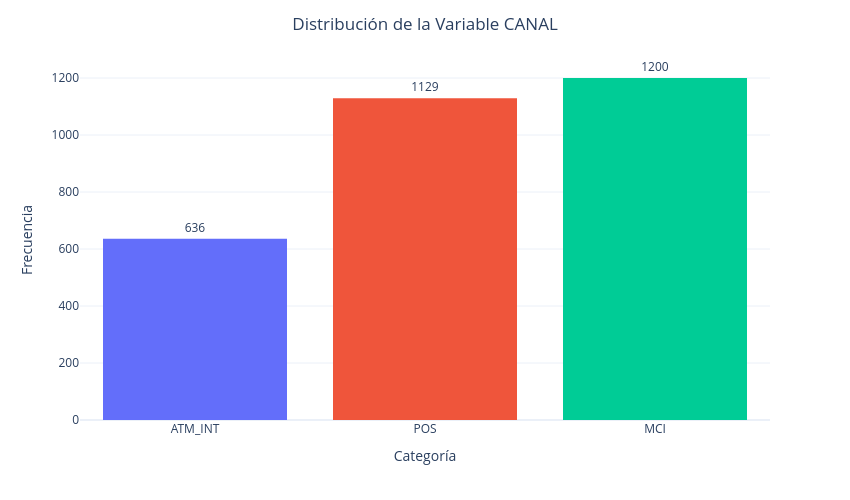

Source (notebook cell):
### Markdown cell above
### Gráfico de Barras

### Code cell
#========================================#
# Distribución de la variable categórica #
#========================================#

fig = px.histogram(
    data,
    x='CANAL',
    color='CANAL',
    text_auto='.2s'
)

total = len(data)

fig.update_traces(
    texttemplate='%{y}',
    textposition='outside'
)

fig.update_layout(
    template='plotly_white',
    title='Distribución de la Variable CANAL',
    title_x=0.5,
    xaxis_title='Categoría',
    yaxis_title='Frecuencia',
    showlegend=False,
    width=850,
    height=500
)

fig.show()

### Figure 1 — Plotly figure (JSON) as saved in the notebook; plotly's stock layout.template omitted (floating-point values rounded to 4 significant figures; data arrays with more than 128 entries replaced by an {"elided": "..."} marker saying what was removed)
{"data": [{"bingroup": "x", "hovertemplate": "CANAL=%{x}<br>count=%{y}<extra></extra>", "legendgroup": "ATM_INT", "marker": {"color": "#636efa", "pattern": {"shape": ""}}, "name": "ATM_INT", "orientation": "v", "showlegend": true, "textposition": "outside", "texttemplate": "%{y}", "type": "histogram", "x": {"elided": "636 str values"}, "xaxis": "x", "yaxis": "y"}, {"bingroup": "x", "hovertemplate": "CANAL=%{x}<br>count=%{y}<extra></extra>", "legendgroup": "POS", "marker": {"color": "#EF553B", "pattern": {"shape": ""}}, "name": "POS", "orientation": "v", "showlegend": true, "textposition": "outside", "texttemplate": "%{y}", "type": "histogram", "x": {"elided": "1129 str values"}, "xaxis": "x", "yaxis": "y"}, {"bingroup": "x", "hovertemplate": "CANAL=%{x}<br>count=%{y}<extra></extra>", "legendgroup": "MCI", "marker": {"color": "#00cc96", "pattern": {"shape": ""}}, "name": "MCI", "orientation": "v", "showlegend": true, "textposition": "outside", "texttemplate": "%{y}", "type": "histogram", "x": {"elided": "1200 str values"}, "xaxis": "x", "yaxis": "y"}], "layout": {"barmode": "relative", "height": 500, "legend": {"title": {"text": "CANAL"}, "tracegroupgap": 0}, "margin": {"t": 60}, "showlegend": false, "title": {"text": "Distribución de la Variable CANAL", "x": 0.5}, "width": 850, "xaxis": {"anchor": "y", "categoryarray": ["ATM_INT", "POS", "MCI"], "categoryorder": "array", "domain": [0, 1], "title": {"text": "Categoría"}}, "yaxis": {"anchor": "x", "domain": [0, 1], "title": {"text": "Frecuencia"}}}}
